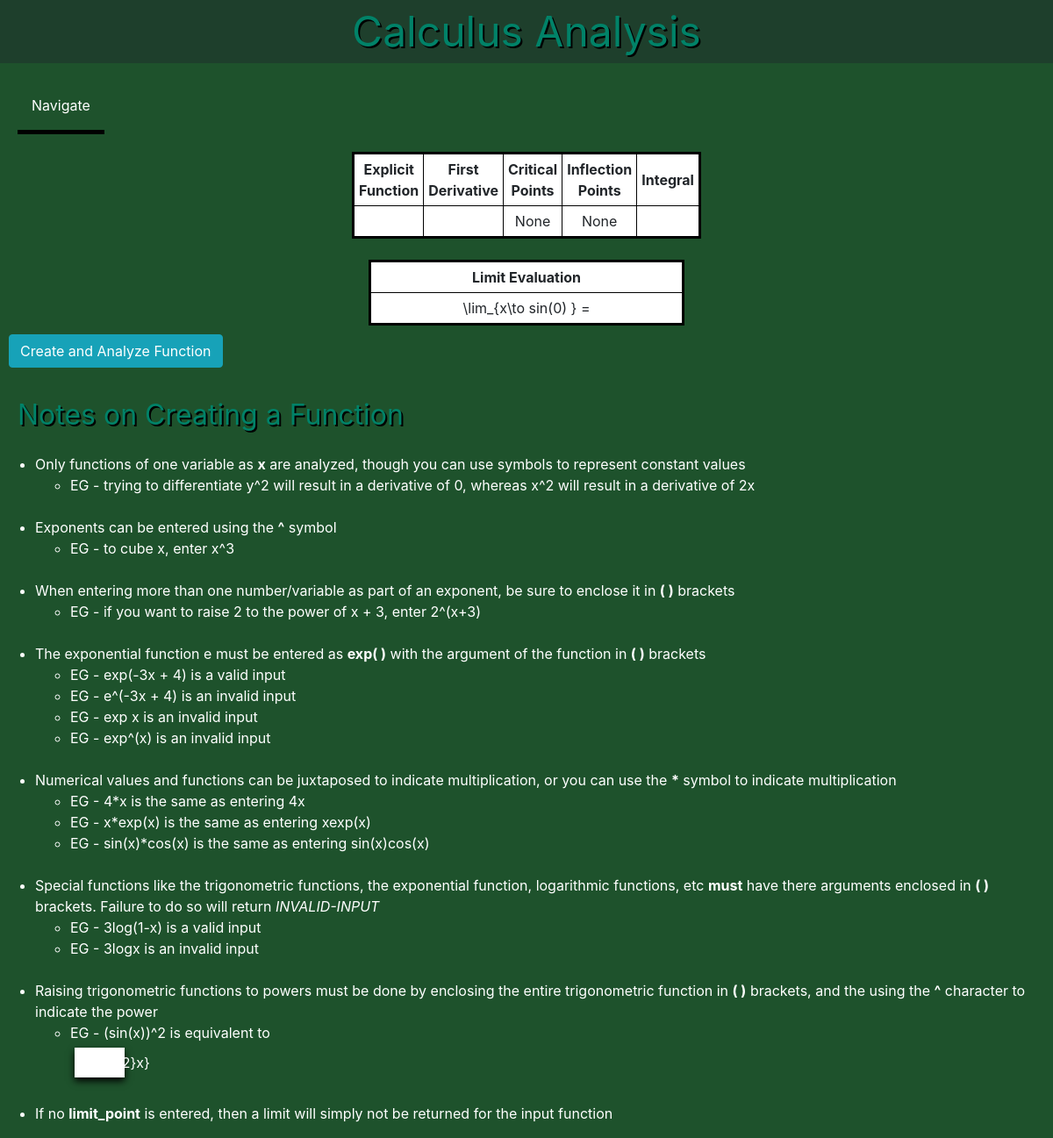
The page /calculus_tool/ on the database its author committed.
### calctool/models.py (models this page shows, shortened)
class Function(models.Model):
    equation = models.CharField(max_length=100)
    limit_point = models.CharField(max_length=10,blank=True)

### calctool/views.py (the view)
# urls.py: path('calculus_tool/',FunctionListView.as_view(),name='calculus_tool'),
class FunctionListView(ListView):
    model = Function
    template_name = 'calctool/calculus_tool.html'
    context_object_name = 'equations'

### calctool/templatetags/calctool_tags.py (called while the page is built)
@register.simple_tag
def latex_function(function):
    function = function.replace('^','**')
    for char in [chr(i) for i in range(48,58)]:
        function = function.replace('{}x'.format(char),'{}*x'.format(char))
        for f in ['sqrt','exp','ln','log','sin','cos','tan','sec','csc','cot','(']:
            function = function.replace('{}{}'.format(char,f),'{}*{}'.format(char,f))
            function = function.replace('x{}'.format(f),'x*{}'.format(f))
            function = function.replace('){}'.format(f),')*{}'.format(f))
    try:
        latex(sympy.simplify(function))
        validate = True
    except:
        validate = False
    if validate == True:
        return latex(sympy.simplify(function))
    else:
        return 'Invalid-Input'

@register.simple_tag
def limit(function,point):
    function = function.replace('^','**')
    for char in [chr(i) for i in range(48,58)]:
        function = function.replace('{}x'.format(char),'{}*x'.format(char))
        for f in ['sqrt','exp','ln','log','sin','cos','tan','sec','csc','cot','(']:
            function = function.replace('{}{}'.format(char,f),'{}*{}'.format(char,f))
            function = function.replace('x{}'.format(f),'x*{}'.format(f))
            function = function.replace('){}'.format(f),')*{}'.format(f))
    try:
        sympy.limit(function,x,point)
        validate = True
    except:
        validate = False
    if validate == True:
        return latex(sympy.limit(function,x,point))
    else:
        return 'N/A'

@register.simple_tag
def derivative(function):
    function = function.replace('^','**')
    for char in [chr(i) for i in range(48,58)]:
        function = function.replace('{}x'.format(char),'{}*x'.format(char))
        for f in ['sqrt','exp','ln','log','sin','cos','tan','sec','csc','cot','(']:
            function = function.replace('{}{}'.format(char,f),'{}*{}'.format(char,f))
            function = function.replace('x{}'.format(f),'x*{}'.format(f))
            function = function.replace('){}'.format(f),')*{}'.format(f))
    try:
        sympy.diff(function,x)
        validate = True
    except:
        validate = False
    if validate == True:
        return(latex(sympy.diff(function,x)))
    else:
        return 'Invalid-Input'

### calctool/templates/calctool/calculus_tool.html (shortened to what this page needs)
<!DOCTYPE html>
<html>
<html lang="en">
  <head>
    <link rel="stylesheet" href="https://maxcdn.bootstrapcdn.com/bootstrap/4.0.0/css/bootstrap.min.css">
  </head>
<body style="background-color:#1e522c">
<div class='title'><center>Calculus Analysis</center></div>
	<div class='subtitles' style='font-size:100%;'>
		<div class='dropdown'>
			<button class='dropbutton'>Navigate</button>
		</div>
	</div>
{% load calctool_tags %}
{% if request.user.is_superuser %}
<table style="background-color:#ffffff" width=30% align='center'>
	<tr>
		<th><center>Explicit Function</center></th>
		<th><center>First Derivative</center></th>
		<th><center>Critical Points</center></th>
		<th><center>Inflection Points</center></th>
		<th><center>Integral</center></th>
		<th><center>View Function</center></th>
	</tr>
	{% for f in equations %}
	<tr>
		{% latex_function f.equation as prettyfunc %}
		<td>
		<div lang="latex" align='center'>
		{{prettyfunc}}
		</div>
		</td>
		{%  derivative f.equation as fprime %}
		<td>
		<div lang="latex" align='center'>
		{{fprime}}
		</div>
		</td>
		{% critpoints f.equation as cps %}
		<td>
		<div lang="latex" align='center'>
		{{cps}}
		</div>
		</td>
		{% infpoints f.equation as ips %}
		<td>
		<div lang="latex" align='center'>
		{{ips}}
		</div>
		</td>
		{% integral f.equation as F %}
		<td>
		<div lang="latex" align='center'>
		{{F}}
		</div>
		</td>
		<td><a href='{% url 'function-detail' f.id %}'>View Function</a></td>
	</tr>
	{% endfor %}
</table>
{% else %}
{% for f in equations %}
	{% if forloop.last %}
<table style="background-color:#ffffff" width=30% align='center'>
	<tr>
		<th><center>Explicit Function</center></th>
		<th><center>First Derivative</center></th>
		<th><center>Critical Points</center></th>
		<th><center>Inflection Points</center></th>
		<th><center>Integral</center></th>
	</tr>
	<tr>
		{% latex_function f.equation as prettyfunc %}
		<td>
		</td>
		{%  derivative f.equation as fprime %}
		<td>
		</td>
		{% critpoints f.equation as cps %}
		<td>
		<div lang="latex" align='center'>
		{{cps}}
		</div>
		</td>
		{% infpoints f.equation as ips %}
		<td>
		<div lang="latex" align='center'>
		{{ips}}
		</div>
		</td>
		{% integral f.equation as F %}
		<td>
		</td>
	</tr>
</table>
<br>
			{% latex_function f.equation as prettyfunc %}
			{% if f.limit_point == "" %}
			{% else %}
		<table style="background-color:#ffffff" width=30% align='center'>
			<tr>
				<th><center>Limit Evaluation</center></th>
			</tr>
			<tr>
				<td><center>
					<div lang="latex" align='center'>
					\lim_{x\to {{f.limit_point}} } {{prettyfunc}} = {{L}}
					</div>
				</center></td>
		</table>
			{% endif %}
		{% endif %}
	{% endfor %}
{% endif %}
<a class='btn btn-info' style='margin:10px;' href='{% url 'function-create' %}'>Create and Analyze Function</a>
<div class='subtitles'>Notes on Creating a Function</div>
		<ul class='lists'>
			<li>Only functions of one variable as <b>x</b> are analyzed, though you can use symbols to represent constant values</li>
				<ul class='lists'>
					<li>EG - trying to differentiate y^2 will result in a derivative of 0, whereas x^2 will result in a derivative
						of 2x</li>
				</ul>
			<br>
			<li>Exponents can be entered using the <b>^</b> symbol</li>
				<ul class='lists'>
					<li>EG - to cube x, enter x^3</li>
				</ul>
			<br>
			<li>When entering more than one number/variable as part of an exponent, be sure to enclose it in <b>( )</b> brackets</li>
				<ul class='lists'>
					<li>EG - if you want to raise 2 to the power of x + 3, enter 2^(x+3)</li>
				</ul>
			<br>
			<li>The exponential function e must be entered as <b>exp( )</b> with the argument of the function in <b>( )</b> brackets</li>
				<ul class='lists'>
					<li>EG - exp(-3x + 4) is a valid input</li>
					<li>EG - e^(-3x + 4) is an invalid input</li>
					<li>EG - exp x is an invalid input</li>
					<li>EG - exp^(x) is an invalid input</li>
				</ul>
			<br>
			<li>Numerical values and functions can be juxtaposed to indicate multiplication, or you can use the <b>*</b> symbol to indicate
				multiplication</li>
				<ul class='lists'>
					<li>EG - 4*x is the same as entering 4x</li>
					<li>EG - x*exp(x) is the same as entering xexp(x)</li>
					<li>EG - sin(x)*cos(x) is the same as entering sin(x)cos(x)</li>
				</ul>
			<br>
			<li>Special functions like the trigonometric functions, the exponential function, logarithmic functions, etc <b>must</b> have
				there arguments enclosed in <b>( )</b> brackets. Failure to do so will return <i>INVALID-INPUT</i> </li>
				<ul class='lists'>
					<li>EG - 3log(1-x) is a valid input</li>
					<li>EG - 3logx is an invalid input</li>
				</ul>
			<br>
			<li>Raising trigonometric functions to powers must be done by enclosing the entire trigonometric function in <b>( )</b>
				brackets, and the using the <b>^</b> character to indicate the power</li>
				<ul class='lists'>
					<li>EG - (sin(x))^2 is equivalent to </li>
						<div lang="latex" class='latstyle'>
							\sin{^{2}x}
						</div>
				</ul>
			<br>
			<li>If no <b>limit_point</b> is entered, then a limit will simply not be returned for the input function</li>
		</ul>
</body>
</html>

### calctool/templates/calctool/calculus_tool.html (style rules this page uses)
.title { background-color:#1e3f2c; color: #018268; font-size: 300%; text-shadow: 2px 2px 0px #000000; }
.subtitles { background-color:#1e522c; color: #018268; font-size: 200%; text-shadow: 2px 2px 0px #000000; margin:20px; }
.lists { color: #ffffff; font-size:100%; position: center; }
table { border: 3px solid black; }
th,tr,td { border: 1px solid black; padding: 5px; }
.dropbutton { background-color: #1e522c; color: white; padding: 16px; font-size: 16px; border: none; cursor: pointer; }
.dropdown { position: relative; display: inline-block; border-bottom: 5px solid #000000; }
.latstyle { background-color: #ffffff; width: 57px; margin: 5px; padding: 5px; box-shadow: 0px 4px 8px #000000; align: center; }

### rows shown on the page
Function: cps "None", ips "None", limit_point "sin(0)"
